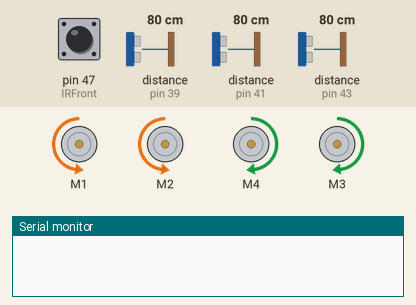
This sketch was run on a simulated Arduino Mega 2560, built with avr-gcc and run on an emulated ATmega2560. On the bench: 4 × DC motor (green arrow = forward, orange = backward, longer = faster), the last lines printed to the serial monitor. The inputs (shaded band) are chosen by the test bench; at power-on: pin 47 (IRFront) HIGH, distance to the obstacle (sensors on pin 39, pin 41, pin 43) 80 cm. The echo pulse lasts 58.3 µs per cm.

Above: at 1.2 s.
1.3 s: pin 47 (IRFront) pulsed LOW 2 times (0.12 s each, 0.3 s apart)
At 3.3 s:
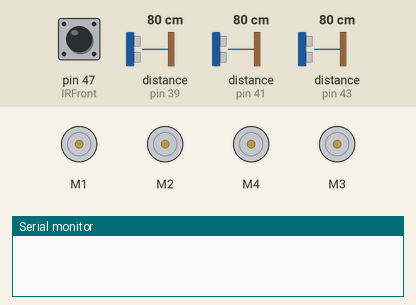
4.9 s: distance to the obstacle (sensor on pin 39) set to 27 cm
6.4 s: distance to the obstacle (sensor on pin 39) set to 23 cm
At 7.5 s:
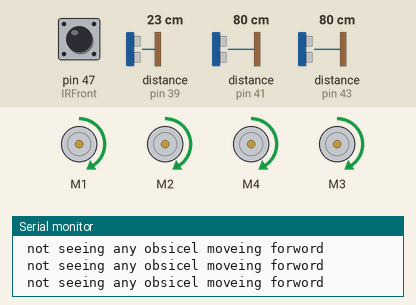
7.9 s: distance to the obstacle (sensor on pin 39) set to 2 cm
At 9.1 s:
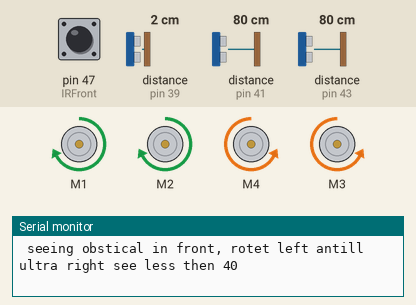
9.4 s: distance to the obstacle (sensor on pin 41) set to 21 cm
12.4 s: distance to the obstacle (sensor on pin 41) set to 18 cm
At 13.6 s:
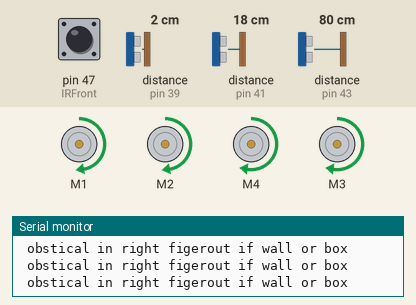
Timing chart, 0 to 15.5 s (numbered marks = the images above; inputs shaded):
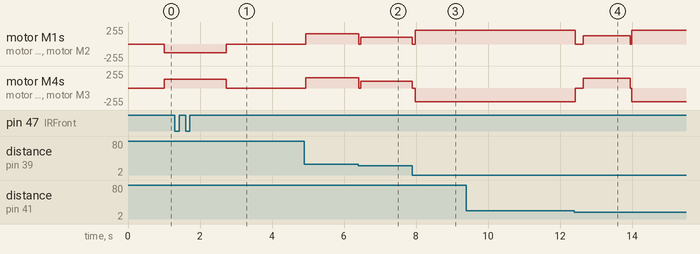

Measured:
- the behaviour switches between 25 and 24 cm on distance to the obstacle (sensor on pin 39) (found by bisection; images 1 and 2)
- the behaviour switches between 20 and 19 cm on distance to the obstacle (sensor on pin 41) (found by bisection; images 3 and 4)
- after the input at 1.3 s, motor M1, motor M2: backward 130/255 → stopped after 1.4 s instead of 1.7 s; motor M4, motor M3: forward 130/255 → stopped after 1.4 s instead of 1.7 s
- after the input at 6.4 s, motor M1, motor M2, motor M4, motor M3: forward 153/255 → forward 102/255 at once
- after the input at 7.9 s, motor M1, motor M2: forward 102/255 → stopped at once, → forward 204/255 0.07 s later; motor M4, motor M3: forward 102/255 → stopped at once, → backward 204/255 0.07 s later
- after the input at 12.4 s, motor M1, motor M2: forward 204/255 → stopped at once, → forward 127/255 0.22 s later, → forward 204/255 1.3 s later; motor M4, motor M3: backward 204/255 → stopped at once, → forward 147/255 0.22 s later, → backward 204/255 1.3 s later

The sketch:

car_finel.ino
```cpp
#include <AFMotor.h>  // DC Motors library
#include <stdio.h>

//------------------------------------------------------------------------------ Sensors pins and State machin
int IRFront = 47;     // IRFront pin description ///0 deg   //// number 1 ///// leg 18 for interapt
int IRRight = 53;     // IRRight pin description ///-45 deg //// number 2
int IRLeft = 35;      // IRLeft pin description  ///45 deg  //// number 3
int signal_in0 = 36;    // -45deg
int signal_in1 = 40;    // 0deg
int signal_in2 = 44;    // 45deg

int angle = 0;
int flag_calibrait = 0;
int flag_state_R_or_L = 0;
int Right_count = 0;
int Left_count = 0;
int flag_turn = 0;

unsigned long duration1;
unsigned long duration2;
unsigned long duration3;

int trig_front = 38;  // SUPERFront pin description //
int echo_front = 39;                                //
int trig_right = 40;  // SUPERRight pin description // perpul
int echo_right = 41;                                // blue
int trig_left = 42;   // SUPERLeft pin description  // perpul
int echo_left = 43;                                 // blue
int couting = 0;
  int count = 0;
  int count_time=0;
  int Dis = 0;
  int flag_state = 0;
  int count_wall = 0;
  int x = 25;
  int y = 30;
//-------------------------------------------------------------------------------- AF_Motor:
AF_DCMotor Right_front_motor(1); //defind pins for motors
AF_DCMotor Left_front_motor(4);
AF_DCMotor Right_back_motor(2);
AF_DCMotor Left_back_motor(3);

// put your setup code here, to run once:

void setup() {
  // put your setup code here, to run once:
  Serial.begin(9600);           // Define baud rate for serial communication
  pinMode(IRFront,INPUT); //interapt if IRFront = 18
  pinMode(IRRight,INPUT);
  pinMode(IRLeft,INPUT);
  pinMode(trig_front,OUTPUT);
  pinMode(echo_front,INPUT);
  pinMode(trig_right,OUTPUT);
  pinMode(echo_right,INPUT);
  pinMode(trig_left,OUTPUT);
  pinMode(echo_left,INPUT);

  int couting = 0;
  int count = 0;
  int count_time=0;
  int Dis = 0;
  int flag_state = 0;
  int count_wall = 0;
  int x = 25;
}

void loop() {

   unsigned long start_time = millis();
   while((millis()<(start_time+2085))&&(IRsensor_Front() < 1040))  //first task: look for IR, and spin around
      {
        motors(51,51,BACKWARD,BACKWARD,FORWARD,FORWARD);
      }
      Stop_Motor();
      delay(100);

      while((IRsensor_Front() > 1040) && (ultra_front() > 30)){ // found ir going forword
      Serial.print("found ir going forword");
      Serial.println();
        motors(80,80,FORWARD,FORWARD,FORWARD,FORWARD);
      }
      Stop_Motor();
      delay(50);

      while((IRsensor_Front() > 1020) && (ultra_front() < 30)){ // reach the ir stopping
       Serial.print("reach the ir stopping");
      Serial.println();
        Stop_Motor();
      }
      Stop_Motor();
      delay(50);

      while((ultra_front() > x)&&(ultra_left() > x)&&(ultra_right() > x)){ // not seeing any obsicel moveing forword
      Serial.print(" not seeing any obsicel moveing forword");
      Serial.println();
          motors(60,60,FORWARD,FORWARD,FORWARD,FORWARD);
        }
        Stop_Motor();
        delay(50);
      while((ultra_front() > 20)&&(ultra_front() < 30)){
           motors(40,40,FORWARD,FORWARD,FORWARD,FORWARD);
      }
        Stop_Motor();
      delay(50);


      while((ultra_front() < 20) && (ultra_right() > 20)&&(ultra_left() > 20)){ // seeing obstical in front, rotet left antill ultra right see less then 40
      Serial.print(" seeing obstical in front, rotet left antill ultra right see less then 40");
      Serial.println();
      if(flag_turn == 0)
      {
        motors(80,80,FORWARD,FORWARD,BACKWARD,BACKWARD);
      }
      else
      {
        motors(80,80,BACKWARD,BACKWARD,FORWARD,FORWARD);
      }
      }
      Stop_Motor();
      delay(50);
       if(flag_turn == 0)
       {
        flag_turn=1;
       }
       else
       {
        flag_turn=0;
       }
      while((ultra_left() < x) && (count_wall<y) ){ //obstical in left, figerout if this is box or wall
       Serial.print(" obstical in left, figerout if this is box or wall");
      Serial.println();
        motors(50,58,FORWARD,FORWARD,FORWARD,FORWARD);
        count_wall ++;
      }
      Stop_Motor();
      delay(50);

      while(ultra_left() < 30){ // obstical in left is wall
       Serial.print(" obstical in left is wall");
      Serial.println();
        count_wall = 0;
        motors(80,80,BACKWARD,BACKWARD,FORWARD,FORWARD);
      }
      Stop_Motor();
      delay(50);

      while(ultra_left() > x && count_wall>0){ // obsticel in left is box
          Serial.print(" obsticel in left is box");
      Serial.println();
        count_wall -- ;
        motors(80,80,FORWARD,FORWARD,BACKWARD,BACKWARD);
      }
      Stop_Motor();
      delay(50);

      while((ultra_right() < x) && (count_wall<y)){//obstical in right figerout if wall or box
      Serial.print(" obstical in right figerout if wall or box");
      Serial.println();
        motors(50,58,FORWARD,FORWARD,FORWARD,FORWARD);
        count_wall ++;
      }
      Stop_Motor();
      delay(50);

        while(ultra_right() < 30){ // obstical in right is wall
        Serial.print("  obstical in right is wall");
        Serial.println();
        count_wall = 0;
        motors(80,80,FORWARD,FORWARD,BACKWARD,BACKWARD);
      }
      Stop_Motor();
      delay(50);

      while(ultra_right() > x && count_wall>0){ // obsticel in right is box
      Serial.print("  obsticel in right is box");
        Serial.println();
        count_wall -- ;
        motors(80,80,BACKWARD,BACKWARD,FORWARD,FORWARD);
      }
      Stop_Motor();
      delay(50);
      count_wall=0;
}


int speed(int persent) //------------------------------------------------------- maping 0% to 100% motor force
{
  return map(persent,0,100,0,255);
}

int ultra_front(){   //-----------------------------------------------------------UltraSonic check_front
  long dur;
  int dis;

  digitalWrite(trig_front,LOW);
  delayMicroseconds(2);
  digitalWrite(trig_front,HIGH);
  delayMicroseconds(10);
  digitalWrite(trig_front,LOW);

  dur = pulseIn(echo_front,HIGH);
  dis = (dur * (0.034/2))+2;

  return dis;
}

int ultra_left(){   //-----------------------------------------------------------UltraSonic check_left
  long dur;
  int dis;

  digitalWrite(trig_left,LOW);
  delayMicroseconds(2);
  digitalWrite(trig_left,HIGH);
  delayMicroseconds(10);
  digitalWrite(trig_left,LOW);

  dur = pulseIn(echo_left,HIGH);
  dis = (dur * (0.034/2))+4;

  return dis;
}

int ultra_right(){   //-----------------------------------------------------------UltraSonic check_right
  long dur;
  int dis;

  digitalWrite(trig_right,LOW);
  delayMicroseconds(2);
  digitalWrite(trig_right,HIGH);
  delayMicroseconds(10);
  digitalWrite(trig_right,LOW);

  dur = pulseIn(echo_right,HIGH);
  dis = (dur * (0.034/2))+2;

  return dis;
}

void motors(int Right_speed,int left_speed,char R_F_dir , char R_B_dir , char L_F_dir , char L_B_dir ) // ---------------------------------------------- tern right
{
  Right_front_motor.setSpeed(speed(Right_speed)); //motor 20% tern
  Right_front_motor.run(R_F_dir);

  Right_back_motor.setSpeed(speed(Right_speed));
  Right_back_motor.run( R_B_dir);

  Left_front_motor.setSpeed(speed(left_speed));  //motor 80% tern
  Left_front_motor.run(L_F_dir);

  Left_back_motor.setSpeed(speed(left_speed));
  Left_back_motor.run(L_B_dir);
}

void Stop_Motor() //------------------------------------------- Shut Down Motors
{
  Right_front_motor.run(RELEASE);
  Right_back_motor.run(RELEASE);
  Left_front_motor.run(RELEASE);
  Left_back_motor.run(RELEASE);
}

int IRsensor_Front() //----------------------------------------- colling the sensor that we want to read from /// blinking for now //// with out time delay!!!!!!
{
  duration1 = pulseIn(IRFront,LOW);
  delayMicroseconds(1000);
  return duration1;
}

 int IRsensor_Left(){ //----------------------------------------- colling the sensor that we want to read from /// blinking for now //// with out time delay!!!!!!
  duration2 = pulseIn(IRLeft,LOW);
  delayMicroseconds(100);
  return duration2;
}

int IRsensor_Right() //----------------------------------------- colling the sensor that we want to read from /// blinking for now //// with out time delay!!!!!!
{
  duration3 = pulseIn(IRRight,LOW);
  delayMicroseconds(100);

  return duration3;
}
```
